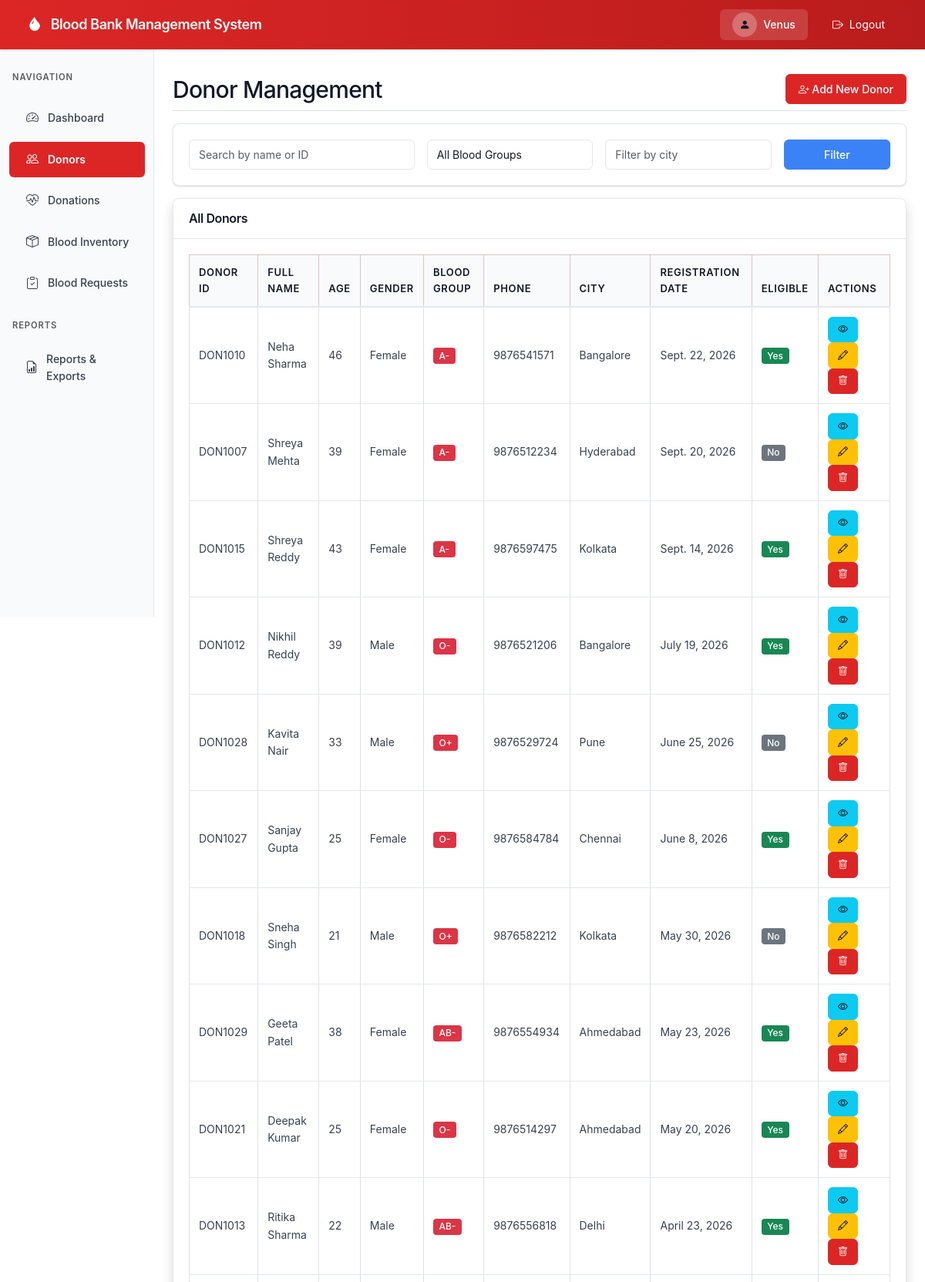
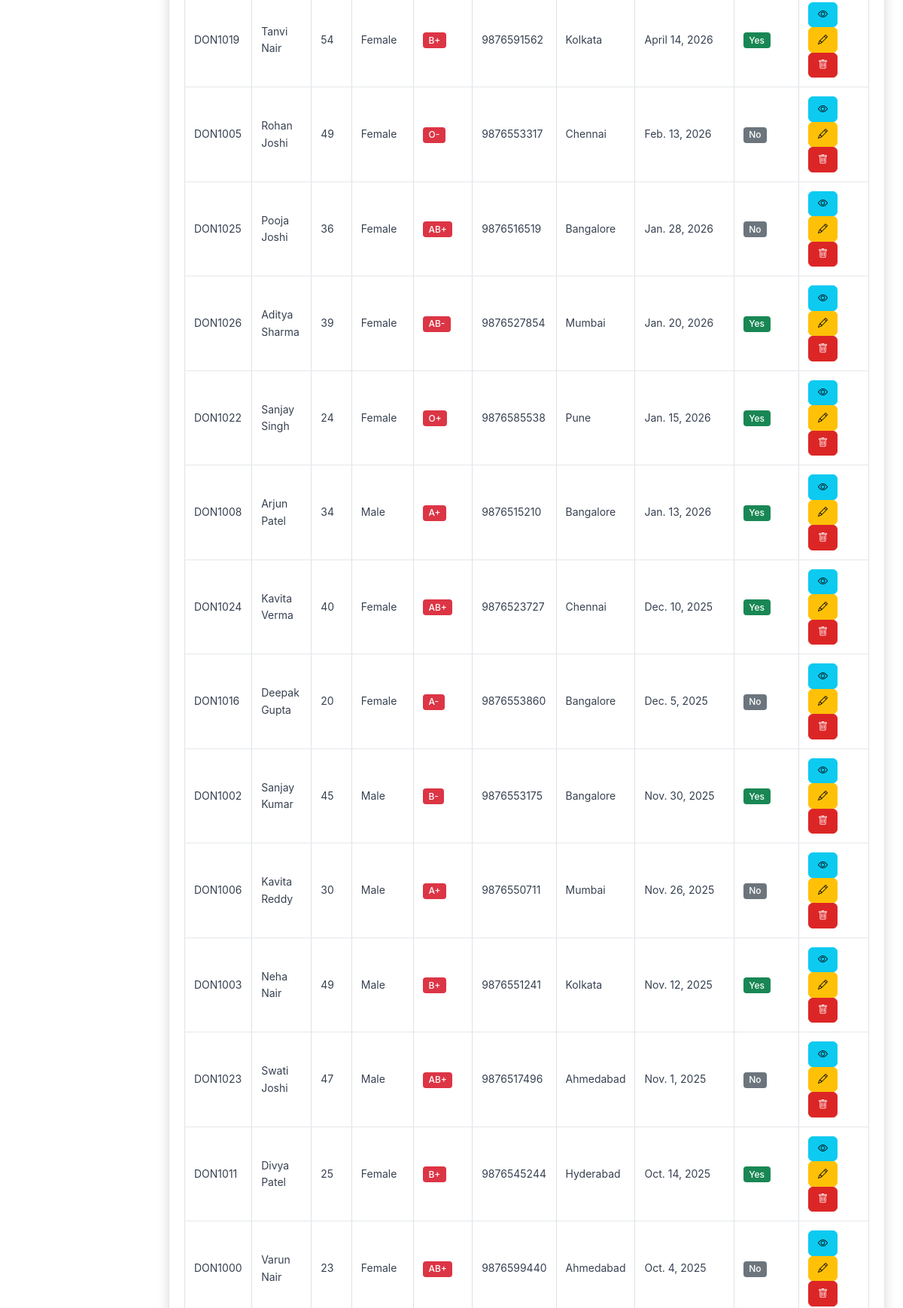
/donors/ (signed in, upper part), run on the app's committed database (2 pictures, top to bottom).
### donors/models.py (models this page shows, shortened)
class Donor(models.Model):
    donor_id = models.CharField(max_length=20, unique=True)
    full_name = models.CharField(max_length=200)
    age = models.IntegerField()
    gender = models.CharField(max_length=10, choices=GENDER_CHOICES)
    blood_group = models.CharField(max_length=5, choices=BLOOD_GROUP_CHOICES)
    phone_number = models.CharField(max_length=15)
    city = models.CharField(max_length=100)
    registration_date = models.DateField(default=timezone.now)
    last_donation_date = models.DateField(null=True, blank=True)
    donation_eligibility_status = models.BooleanField(default=True)
    class Meta:
        ordering = ['-registration_date']

### donors/views.py (the view)
# urls.py: path('', views.donor_list, name='donor_list'),
@login_required
def donor_list(request):
    donors = Donor.objects.all()
    blood_group = request.GET.get('blood_group')
    city = request.GET.get('city')
    search = request.GET.get('search')
    if blood_group:
        donors = donors.filter(blood_group=blood_group)
    if city:
        donors = donors.filter(city__icontains=city)
    if search:
        donors = donors.filter(full_name__icontains=search) | donors.filter(donor_id__icontains=search)
    return render(request, 'donors/donor_list.html', {'donors': donors})

### templates/donors/donor_list.html (shortened to what this page needs)
{% extends 'base.html' %}
{% load static %}
{% block content %}
<div class="d-flex justify-content-between flex-wrap flex-md-nowrap align-items-center pt-3 pb-2 mb-3 border-bottom">
    <h1 class="h2">Donor Management</h1>
    <div class="btn-toolbar mb-2 mb-md-0">
        <a href="{% url 'add_donor' %}" class="btn btn-danger">
            <i class="bi bi-person-plus"></i> Add New Donor
        </a>
    </div>
</div>
<div class="card mb-3">
    <div class="card-body">
        <form method="get" class="row g-3">
            <div class="col-md-4">
                <input type="text" name="search" class="form-control" placeholder="Search by name or ID" value="{{ request.GET.search }}">
            </div>
            <div class="col-md-3">
                <select name="blood_group" class="form-control">
                    <option value="">All Blood Groups</option>
                </select>
            </div>
            <div class="col-md-3">
                <input type="text" name="city" class="form-control" placeholder="Filter by city" value="{{ request.GET.city }}">
            </div>
            <div class="col-md-2">
                <button type="submit" class="btn btn-primary w-100">Filter</button>
            </div>
        </form>
    </div>
</div>
<div class="card shadow">
    <div class="card-header">
        <h6 class="m-0 font-weight-bold">All Donors</h6>
    </div>
    <div class="card-body">
        <div class="table-responsive">
            <table class="table table-bordered table-hover">
                <thead class="table-danger">
                    <tr>
                        <th>Donor ID</th>
                        <th>Full Name</th>
                        <th>Age</th>
                        <th>Gender</th>
                        <th>Blood Group</th>
                        <th>Phone</th>
                        <th>City</th>
                        <th>Registration Date</th>
                        <th>Eligible</th>
                        <th>Actions</th>
                    </tr>
                </thead>
                <tbody>
                    {% for donor in donors %}
                    <tr>
                        <td>{{ donor.donor_id }}</td>
                        <td>{{ donor.full_name }}</td>
                        <td>{{ donor.age }}</td>
                        <td>{{ donor.gender }}</td>
                        <td><span class="badge bg-danger">{{ donor.blood_group }}</span></td>
                        <td>{{ donor.phone_number }}</td>
                        <td>{{ donor.city }}</td>
                        <td>{{ donor.registration_date }}</td>
                        <td>
                            {% if donor.donation_eligibility_status %}
                                <span class="badge bg-success">Yes</span>
                            {% else %}
                                <span class="badge bg-secondary">No</span>
                            {% endif %}
                        </td>
                        <td>
                            <a href="{% url 'donor_detail' donor.pk %}" class="btn btn-sm btn-info"><i class="bi bi-eye"></i></a>
                            <a href="{% url 'edit_donor' donor.pk %}" class="btn btn-sm btn-warning"><i class="bi bi-pencil"></i></a>
                            <a href="{% url 'delete_donor' donor.pk %}" class="btn btn-sm btn-danger"><i class="bi bi-trash"></i></a>
                        </td>
                    </tr>
                    {% empty %}
                    <tr>
                        <td colspan="10" class="text-center">No donors found.</td>
                    </tr>
                    {% endfor %}
                </tbody>
            </table>
        </div>
    </div>
</div>
{% endblock %}

### templates/base.html (shortened to what this page needs)
<!DOCTYPE html>
<html lang="en">
<head>
    <link href="https://cdn.jsdelivr.net/npm/bootstrap@5.3.0/dist/css/bootstrap.min.css" rel="stylesheet">
    <link rel="stylesheet" href="https://cdn.jsdelivr.net/npm/bootstrap-icons@1.10.0/font/bootstrap-icons.css">
    {% load static %}
    <link rel="stylesheet" href="{% static 'css/style.css' %}">
</head>
<body>
    {% if user.is_authenticated %}
    <nav class="navbar navbar-expand-lg navbar-dark fixed-top" style="background: linear-gradient(90deg, #dc2626 0%, #b91c1c 100%); height: 64px; z-index: 1030;">
        <div class="container-fluid">
            <a class="navbar-brand" href="{% url 'dashboard' %}">
                <i class="bi bi-droplet-fill me-2"></i> Blood Bank Management System
            </a>
            <div class="collapse navbar-collapse" id="navbarNav">
                <ul class="navbar-nav ms-auto align-items-center">
                    <li class="nav-item">
                        <div class="d-flex align-items-center gap-2 me-3 px-3 py-1" style="background: rgba(255,255,255,0.15); border-radius: 0.375rem;">
                            <div style="width: 32px; height: 32px; background: rgba(255,255,255,0.25); border-radius: 50%; display: flex; align-items: center; justify-content: center;">
                                <i class="bi bi-person-fill"></i>
                            </div>
                            <span style="font-weight: 500; color: white;">{{ user.username }}</span>
                        </div>
                    </li>
                    <li class="nav-item">
                        <a class="nav-link px-3" href="{% url 'logout' %}" style="color: white;">
                            <i class="bi bi-box-arrow-right me-1"></i> Logout
                        </a>
                    </li>
                </ul>
            </div>
        </div>
    </nav>
    <div class="container-fluid" style="padding-top: 64px;">
        <div class="row">
            <nav class="col-md-3 col-lg-2 d-md-block sidebar">
                <div class="position-sticky pt-2">
                    <div class="px-3 mb-3">
                        <small class="text-uppercase text-muted" style="font-size: 0.7rem; font-weight: 600; letter-spacing: 0.08em;">Navigation</small>
                    </div>
                    <ul class="nav flex-column">
                        <li class="nav-item">
                            <a class="nav-link {% if request.resolver_match.url_name == 'dashboard' %}active{% endif %}" href="{% url 'dashboard' %}">
                                <i class="bi bi-speedometer2"></i> Dashboard
                            </a>
                        </li>
                        <li class="nav-item">
                            <a class="nav-link {% if 'donor' in request.resolver_match.url_name %}active{% endif %}" href="{% url 'donor_list' %}">
                                <i class="bi bi-people"></i> Donors
                            </a>
                        </li>
                        <li class="nav-item">
                            <a class="nav-link {% if 'donation' in request.resolver_match.url_name %}active{% endif %}" href="{% url 'donation_list' %}">
                                <i class="bi bi-heart-pulse"></i> Donations
                            </a>
                        </li>
                        <li class="nav-item">
                            <a class="nav-link {% if 'inventory' in request.resolver_match.url_name %}active{% endif %}" href="{% url 'inventory_list' %}">
                                <i class="bi bi-box-seam"></i> Blood Inventory
                            </a>
                        </li>
                        <li class="nav-item">
                            <a class="nav-link {% if 'request' in request.resolver_match.url_name %}active{% endif %}" href="{% url 'request_list' %}">
                                <i class="bi bi-clipboard-check"></i> Blood Requests
                            </a>
                        </li>
                        <li class="nav-item mt-3">
                            <div class="px-3 mb-2">
                                <small class="text-uppercase text-muted" style="font-size: 0.7rem; font-weight: 600; letter-spacing: 0.08em;">Reports</small>
                            </div>
                        </li>
                        <li class="nav-item">
                            <a class="nav-link {% if 'report' in request.resolver_match.url_name %}active{% endif %}" href="{% url 'reports_home' %}">
                                <i class="bi bi-file-earmark-bar-graph"></i> Reports & Exports
                            </a>
                        </li>
                    </ul>
                </div>
            </nav>
            <main class="col-md-9 ms-sm-auto col-lg-10 px-md-4" style="padding-top: 1rem;">
                {% block content %}
                {% endblock %}
            </main>
        </div>
    </div>
    {% else %}
        {% block auth_content %}
        {% endblock %}
    {% endif %}
</body>
</html>

### static/css/style.css (style rules this page uses)
:root { --primary-red: #dc2626; --primary-red-dark: #b91c1c; --accent-red: #ef4444; --bg-light: #f9fafb; --border-light: #e5e7eb; --text-primary: #111827; --text-secondary: #374151; --text-muted: #6b7280; }
* { font-family: -apple-system, BlinkMacSystemFont, 'Segoe UI', 'Roboto', 'Oxygen', 'Ubuntu', 'Cantarell', 'Fira Sans', 'Droid Sans', 'Helvetica Neue', sans-serif; }
body { font-size: 0.875rem; background-color: #ffffff; color: var(--text-primary); line-height: 1.6; }
.navbar { box-shadow: 0 1px 3px 0 rgba(0, 0, 0, 0.1), 0 1px 2px 0 rgba(0, 0, 0, 0.06); padding: 0.75rem 1.5rem; }
.navbar-brand { font-weight: 600; font-size: 1.125rem; letter-spacing: -0.025em; }
.sidebar { position: fixed; top: 64px; bottom: 0; left: 0; z-index: 100; padding: 1rem 0 0; box-shadow: inset -1px 0 0 var(--border-light); background-color: var(--bg-light) !important; overflow-y: auto; height: calc(100vh - 64px); }
.sidebar .nav-link { font-weight: 500; color: var(--text-secondary); padding: 0.625rem 1.25rem; margin: 0.25rem 0.75rem; border-radius: 0.375rem; transition: all 0.15s ease-in-out; display: flex; align-items: center; gap: 0.625rem; font-size: 0.875rem; }
.sidebar .nav-link i { font-size: 1rem; width: 1.25rem; text-align: center; }
.sidebar .nav-link.active { color: white; background-color: var(--primary-red); font-weight: 600; }
main { margin-left: 0; padding-top: 1.5rem; padding-bottom: 2rem; }
@media (min-width: 768px) { main { margin-left: 25%; } }
@media (min-width: 992px) { main { margin-left: 16.666667%; } }
.card { box-shadow: 0 1px 3px 0 rgba(0, 0, 0, 0.1), 0 1px 2px 0 rgba(0, 0, 0, 0.06); border: 1px solid var(--border-light); margin-bottom: 1.5rem; border-radius: 0.5rem; overflow: hidden; }
.card-header { background-color: #ffffff; border-bottom: 1px solid var(--border-light); font-weight: 600; font-size: 0.9375rem; padding: 1rem 1.25rem; color: var(--text-primary); letter-spacing: -0.01em; }
.card-body { padding: 1.25rem; }
h1, h2, h3, h4, h5, h6 { color: var(--text-primary); font-weight: 600; letter-spacing: -0.025em; line-height: 1.2; }
.h2 { font-size: 1.875rem; margin-bottom: 0; }
.font-weight-bold { font-weight: 600 !important; }
.table { background-color: #fff; font-size: 0.875rem; }
.table thead th { background-color: #f9fafb; border-bottom: 2px solid var(--border-light); font-weight: 600; color: var(--text-primary); font-size: 0.8125rem; text-transform: uppercase; letter-spacing: 0.05em; padding: 0.75rem; }
.table tbody td { padding: 0.75rem; vertical-align: middle; color: var(--text-secondary); border-bottom: 1px solid var(--border-light); }
.btn { font-weight: 500; font-size: 0.875rem; padding: 0.5rem 1rem; border-radius: 0.375rem; transition: all 0.15s ease-in-out; }
.btn-danger { background-color: var(--primary-red); border-color: var(--primary-red); }
.btn-primary { background-color: #3b82f6; border-color: #3b82f6; }
.btn-sm { padding: 0.375rem 0.75rem; font-size: 0.8125rem; }
.badge { padding: 0.375em 0.625em; font-weight: 500; font-size: 0.75rem; border-radius: 0.25rem; }
.form-control, .form-select { border: 1px solid var(--border-light); border-radius: 0.375rem; padding: 0.5rem 0.75rem; font-size: 0.875rem; color: var(--text-primary); transition: border-color 0.15s ease-in-out, box-shadow 0.15s ease-in-out; }

### data on the page
Donor: donor_id "DON1010", full_name "Neha Sharma", age "46", gender "Female", blood_group "A-", phone_number "9876541571", city "Bangalore", registration_date "Sept. 22, 2026", donation_eligibility_status "Yes"
Donor: donor_id "DON1007", full_name "Shreya Mehta", age "39", gender "Female", blood_group "A-", phone_number "9876512234", city "Hyderabad", registration_date "Sept. 20, 2026", donation_eligibility_status "No"
Donor: donor_id "DON1015", full_name "Shreya Reddy", age "43", gender "Female", blood_group "A-", phone_number "9876597475", city "Kolkata", registration_date "Sept. 14, 2026", donation_eligibility_status "Yes"
Donor: donor_id "DON1012", full_name "Nikhil Reddy", age "39", gender "Male", blood_group "O-", phone_number "9876521206", city "Bangalore", registration_date "July 19, 2026", donation_eligibility_status "Yes"
Donor: donor_id "DON1028", full_name "Kavita Nair", age "33", gender "Male", blood_group "O+", phone_number "9876529724", city "Pune", registration_date "June 25, 2026", donation_eligibility_status "No"
Donor: donor_id "DON1027", full_name "Sanjay Gupta", age "25", gender "Female", blood_group "O-", phone_number "9876584784", city "Chennai", registration_date "June 8, 2026", donation_eligibility_status "Yes"
Donor: donor_id "DON1018", full_name "Sneha Singh", age "21", gender "Male", blood_group "O+", phone_number "9876582212", city "Kolkata", registration_date "May 30, 2026", donation_eligibility_status "No"
Donor: donor_id "DON1029", full_name "Geeta Patel", age "38", gender "Female", blood_group "AB-", phone_number "9876554934", city "Ahmedabad", registration_date "May 23, 2026", donation_eligibility_status "Yes"
Donor: donor_id "DON1021", full_name "Deepak Kumar", age "25", gender "Female", blood_group "O-", phone_number "9876514297", city "Ahmedabad", registration_date "May 20, 2026", donation_eligibility_status "Yes"
Donor: donor_id "DON1013", full_name "Ritika Sharma", age "22", gender "Male", blood_group "AB-", phone_number "9876556818", city "Delhi", registration_date "April 23, 2026", donation_eligibility_status "Yes"
Donor: donor_id "DON1019", full_name "Tanvi Nair", age "54", gender "Female", blood_group "B+", phone_number "9876591562", city "Kolkata", registration_date "April 14, 2026", donation_eligibility_status "Yes"
Donor: donor_id "DON1005", full_name "Rohan Joshi", age "49", gender "Female", blood_group "O-", phone_number "9876553317", city "Chennai", registration_date "Feb. 13, 2026", donation_eligibility_status "No"
Donor: donor_id "DON1025", full_name "Pooja Joshi", age "36", gender "Female", blood_group "AB+", phone_number "9876516519", city "Bangalore", registration_date "Jan. 28, 2026", donation_eligibility_status "No"
Donor: donor_id "DON1026", full_name "Aditya Sharma", age "39", gender "Female", blood_group "AB-", phone_number "9876527854", city "Mumbai", registration_date "Jan. 20, 2026", donation_eligibility_status "Yes"
Donor: donor_id "DON1022", full_name "Sanjay Singh", age "24", gender "Female", blood_group "O+", phone_number "9876585538", city "Pune", registration_date "Jan. 15, 2026", donation_eligibility_status "Yes"
Donor: donor_id "DON1008", full_name "Arjun Patel", age "34", gender "Male", blood_group "A+", phone_number "9876515210", city "Bangalore", registration_date "Jan. 13, 2026", donation_eligibility_status "Yes"
Donor: donor_id "DON1024", full_name "Kavita Verma", age "40", gender "Female", blood_group "AB+", phone_number "9876523727", city "Chennai", registration_date "Dec. 10, 2025", donation_eligibility_status "Yes"
Donor: donor_id "DON1016", full_name "Deepak Gupta", age "20", gender "Female", blood_group "A-", phone_number "9876553860", city "Bangalore", registration_date "Dec. 5, 2025", donation_eligibility_status "No"
Donor: donor_id "DON1002", full_name "Sanjay Kumar", age "45", gender "Male", blood_group "B-", phone_number "9876553175", city "Bangalore", registration_date "Nov. 30, 2025", donation_eligibility_status "Yes"
Donor: donor_id "DON1006", full_name "Kavita Reddy", age "30", gender "Male", blood_group "A+", phone_number "9876550711", city "Mumbai", registration_date "Nov. 26, 2025", donation_eligibility_status "No"
Donor: donor_id "DON1003", full_name "Neha Nair", age "49", gender "Male", blood_group "B+", phone_number "9876551241", city "Kolkata", registration_date "Nov. 12, 2025", donation_eligibility_status "Yes"
Donor: donor_id "DON1023", full_name "Swati Joshi", age "47", gender "Male", blood_group "AB+", phone_number "9876517496", city "Ahmedabad", registration_date "Nov. 1, 2025", donation_eligibility_status "No"
Donor: donor_id "DON1011", full_name "Divya Patel", age "25", gender "Female", blood_group "B+", phone_number "9876545244", city "Hyderabad", registration_date "Oct. 14, 2025", donation_eligibility_status "Yes"
Donor: donor_id "DON1000", full_name "Varun Nair", age "23", gender "Female", blood_group "AB+", phone_number "9876599440", city "Ahmedabad", registration_date "Oct. 4, 2025", donation_eligibility_status "No"

### other printed values
{{ user.username }} "Venus"
